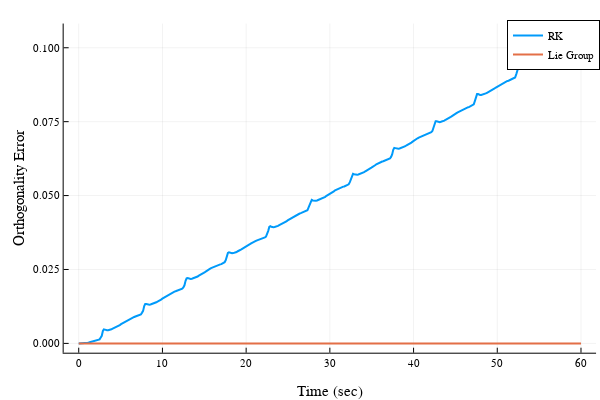

Write notebook code for a chart like this one.
### Code cell
#Now let's simulate the same example and plot the orthogonality error again

h = 0.1
N = N = Int(floor(Tf./h + 1))
thist = h.*Array(0:(N-1))

xtrajQ = zeros(12,N)
xtrajQ[:,1] .= x0Q

for k = 1:(N-1)
    xtrajQ[:,k+1] .= lie_midpoint_step_Q(xtrajQ[:,k], h)
end

Qerr2 = zeros(N)
for k = 1:N
    Qk = reshape(xtrajQ[1:9,k],3,3)
    Qerr2[k] = tr(Qk'*Qk - I(3))
end

plot(sol_Q.t,Qerr,xlabel="Time (sec)",ylabel="Orthogonality Error",label="RK",lw=2)
plot!(thist,Qerr2,label="Lie Group",lw=2)

### Figure 1 — Plotly figure (JSON) as saved in the notebook; plotly's stock layout.template omitted (floating-point values rounded to 4 significant figures; data arrays with more than 128 entries replaced by an {"elided": "..."} marker saying what was removed)
{"data": [{"colorbar": {"title": ""}, "legendgroup": "RK", "line": {"color": "rgba(0, 154, 250, 1.000)", "dash": "solid", "shape": "linear", "width": 2}, "mode": "lines", "name": "RK", "showlegend": true, "type": "scatter", "x": {"elided": "447 float values"}, "xaxis": "x", "y": {"elided": "447 float values"}, "yaxis": "y", "zmax": null, "zmin": null}, {"colorbar": {"title": ""}, "legendgroup": "Lie Group", "line": {"color": "rgba(227, 111, 71, 1.000)", "dash": "solid", "shape": "linear", "width": 2}, "mode": "lines", "name": "Lie Group", "showlegend": true, "type": "scatter", "x": {"elided": "601 float values"}, "xaxis": "x", "y": {"elided": "601 float values"}, "yaxis": "y", "zmax": null, "zmin": null}], "layout": {"annotations": [], "height": 400, "legend": {"bgcolor": "rgba(255, 255, 255, 1.000)", "bordercolor": "rgba(0, 0, 0, 1.000)", "borderwidth": 1, "font": {"color": "rgba(0, 0, 0, 1.000)", "family": "sans-serif", "size": 11}, "title": {"font": {"color": "rgba(0, 0, 0, 1.000)", "family": "sans-serif", "size": 15}, "text": ""}, "tracegroupgap": 0, "traceorder": "normal", "x": 1, "xanchor": "auto", "y": 1, "yanchor": "auto"}, "margin": {"b": 20, "l": 0, "r": 0, "t": 20}, "paper_bgcolor": "rgba(255, 255, 255, 1.000)", "plot_bgcolor": "rgba(255, 255, 255, 1.000)", "showlegend": true, "width": 600, "xaxis": {"anchor": "y", "domain": [0.1061, 0.9934], "gridcolor": "rgba(0, 0, 0, 0.100)", "gridwidth": 0.5, "linecolor": "rgba(0, 0, 0, 1.000)", "mirror": false, "range": [-1.8, 61.8], "showgrid": true, "showline": true, "showticklabels": true, "tickangle": 0, "tickcolor": "rgb(0, 0, 0)", "tickfont": {"color": "rgba(0, 0, 0, 1.000)", "family": "sans-serif", "size": 11}, "tickmode": "array", "ticks": "inside", "ticktext": ["0", "10", "20", "30", "40", "50", "60"], "tickvals": [0, 10, 20, 30, 40, 50, 60], "title": "Time (sec)", "titlefont": {"color": "rgba(0, 0, 0, 1.000)", "family": "sans-serif", "size": 15}, "type": "-", "visible": true, "zeroline": false, "zerolinecolor": "rgba(0, 0, 0, 1.000)"}, "yaxis": {"anchor": "x", "domain": [0.07581, 0.9902], "gridcolor": "rgba(0, 0, 0, 0.100)", "gridwidth": 0.5, "linecolor": "rgba(0, 0, 0, 1.000)", "mirror": false, "range": [-0.003152, 0.1082], "showgrid": true, "showline": true, "showticklabels": true, "tickangle": 0, "tickcolor": "rgb(0, 0, 0)", "tickfont": {"color": "rgba(0, 0, 0, 1.000)", "family": "sans-serif", "size": 11}, "tickmode": "array", "ticks": "inside", "ticktext": ["0.000", "0.025", "0.050", "0.075", "0.100"], "tickvals": [0, 0.025, 0.05, 0.075, 0.1], "title": "Orthogonality Error", "titlefont": {"color": "rgba(0, 0, 0, 1.000)", "family": "sans-serif", "size": 15}, "type": "-", "visible": true, "zeroline": false, "zerolinecolor": "rgba(0, 0, 0, 1.000)"}}}
